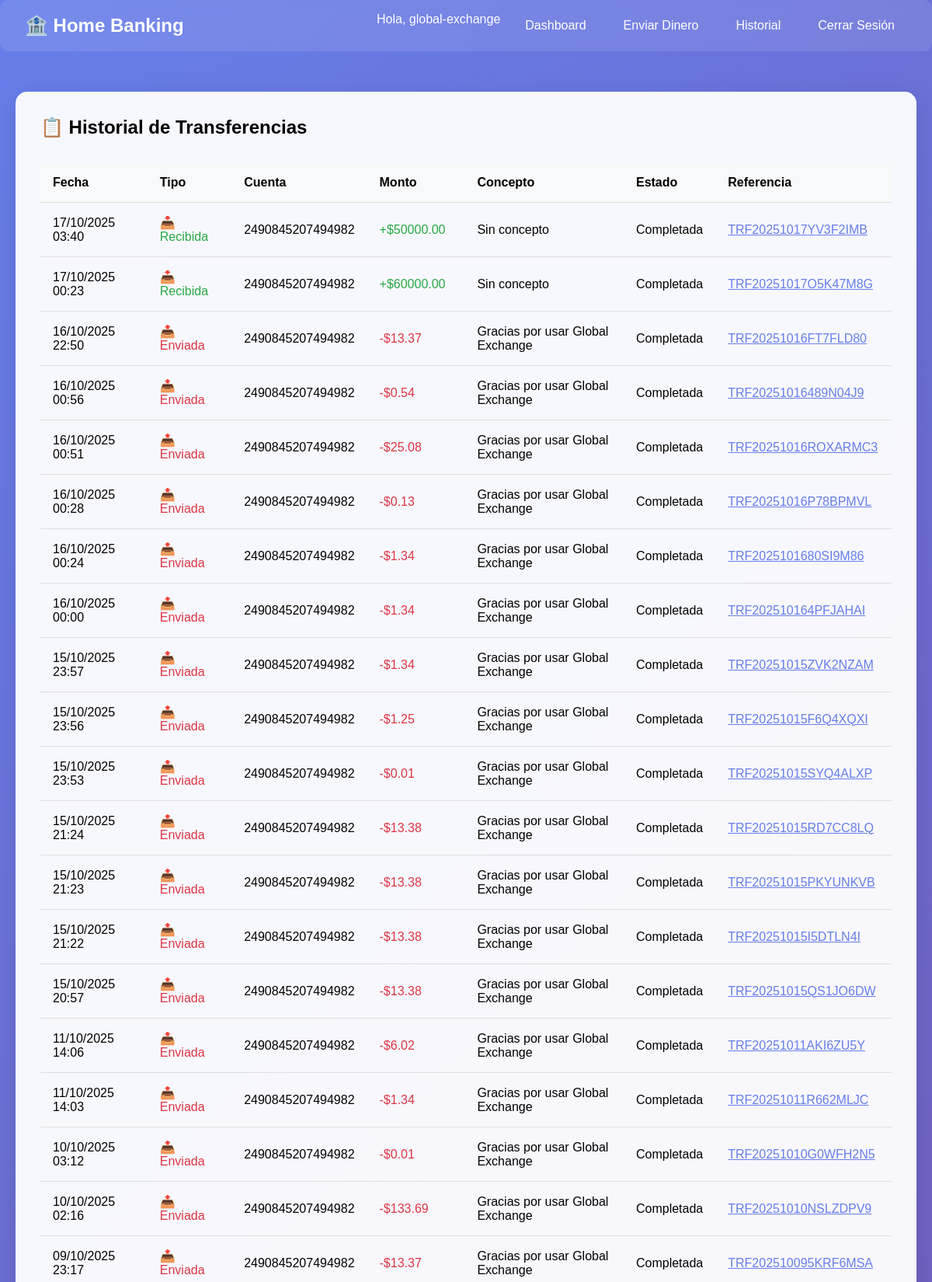
Page /transferencia/lista/ (signed in, upper part) on the committed database.
### transferencia/models.py (models this page shows, shortened)
class Transferencia(models.Model):
    ESTADO_CHOICES = [
        ('PENDIENTE', 'Pendiente'),
        ('COMPLETADA', 'Completada'),
        ('FALLIDA', 'Fallida'),
        ('CANCELADA', 'Cancelada'),
    ]
    cuenta_origen = models.ForeignKey(
        Cuenta,
        on_delete=models.CASCADE,
        related_name='transferencias_enviadas'
    )
    cuenta_destino = models.ForeignKey(
        Cuenta,
        on_delete=models.CASCADE,
        related_name='transferencias_recibidas'
    )
    monto = models.DecimalField(
        max_digits=15,
        decimal_places=2,
        validators=[MinValueValidator(0.01)]
    )
    concepto = models.CharField(max_length=200, blank=True, null=True)
    estado = models.CharField(max_length=15, choices=ESTADO_CHOICES, default='PENDIENTE')
    fecha_creacion = models.DateTimeField(auto_now_add=True)
    fecha_procesamiento = models.DateTimeField(blank=True, null=True)
    referencia = models.CharField(max_length=50, unique=True, editable=False)
    class Meta:
        verbose_name = "Transferencia"
        verbose_name_plural = "Transferencias"
        ordering = ['-fecha_creacion']

### cuenta/models.py (models this page shows, shortened)
class Cuenta(models.Model):
    TIPO_CUENTA_CHOICES = [
        ('AHORRO', 'Cuenta de Ahorro'),
        ('CORRIENTE', 'Cuenta Corriente'),
    ]
    usuario = models.OneToOneField(User, on_delete=models.CASCADE, related_name='cuenta')
    numero_cuenta = models.CharField(max_length=20, unique=True, editable=False)
    saldo_disponible = models.DecimalField(
        max_digits=15,
        decimal_places=2,
        default=0.00,
        validators=[MinValueValidator(0)]
    )
    tipo_cuenta = models.CharField(max_length=10, choices=TIPO_CUENTA_CHOICES, default='AHORRO')
    fecha_creacion = models.DateTimeField(auto_now_add=True)
    activa = models.BooleanField(default=True)
    class Meta:
        verbose_name = "Cuenta"
        verbose_name_plural = "Cuentas"

### transferencia/views.py (the view)
# urls.py: path('lista/', views.listar_transferencias_view, name='listar_transferencias'),
@login_required
def listar_transferencias_view(request):
    cuenta_usuario = request.user.cuenta
    transferencias = Transferencia.objects.filter(
        Q(cuenta_origen=cuenta_usuario) | Q(cuenta_destino=cuenta_usuario)
    ).order_by('-fecha_creacion')
    transferencias_con_info = []
    for transferencia in transferencias:
        es_enviada = transferencia.cuenta_origen == cuenta_usuario
        transferencias_con_info.append({
            'transferencia': transferencia,
            'es_enviada': es_enviada,
            'cuenta_relacionada': transferencia.cuenta_destino if es_enviada else transferencia.cuenta_origen
        })
    context = {
        'transferencias_con_info': transferencias_con_info,
    }
    return render(request, 'transferencia/lista.html', context)

### transferencia/templates/transferencia/lista.html (shortened to what this page needs)
{% extends 'cuenta/base.html' %}
{% block content %}
<div class="card">
    <h2 style="margin-bottom: 2rem;">📋 Historial de Transferencias</h2>
    {% if transferencias_con_info %}
        <table class="table">
            <thead>
                <tr>
                    <th>Fecha</th>
                    <th>Tipo</th>
                    <th>Cuenta</th>
                    <th>Monto</th>
                    <th>Concepto</th>
                    <th>Estado</th>
                    <th>Referencia</th>
                </tr>
            </thead>
            <tbody>
                {% for info in transferencias_con_info %}
                <tr>
                    <td>{{ info.transferencia.fecha_creacion|date:"d/m/Y H:i" }}</td>
                    <td>
                        {% if info.es_enviada %}
                            <span style="color: #dc3545;">📤 Enviada</span>
                        {% else %}
                            <span style="color: #28a745;">📥 Recibida</span>
                        {% endif %}
                    </td>
                    <td>{{ info.cuenta_relacionada.numero_cuenta }}</td>
                    <td>
                        {% if info.es_enviada %}
                            <span style="color: #dc3545;">-${{ info.transferencia.monto|floatformat:2 }}</span>
                        {% else %}
                            <span style="color: #28a745;">+${{ info.transferencia.monto|floatformat:2 }}</span>
                        {% endif %}
                    </td>
                    <td>{{ info.transferencia.concepto|default:"Sin concepto" }}</td>
                    <td>
                        <span class="status-{{ info.transferencia.estado|lower }}">
                            {{ info.transferencia.get_estado_display }}
                        </span>
                    </td>
                    <td>
                        <a href="{% url 'detalle_transferencia' info.transferencia.referencia %}" style="color: #667eea;">
                            {{ info.transferencia.referencia }}
                        </a>
                    </td>
                </tr>
                {% endfor %}
            </tbody>
        </table>
    {% else %}
        <div style="text-align: center; padding: 2rem;">
            <p style="font-size: 1.2rem; color: #666;">No tienes transferencias registradas</p>
            <a href="{% url 'enviar_transferencia' %}" class="btn" style="margin-top: 1rem;">Realizar Primera Transferencia</a>
        </div>
    {% endif %}
</div>
{% endblock %}

### cuenta/templates/cuenta/base.html (shortened to what this page needs)
<!DOCTYPE html>
<html lang="es">
<head>
</head>
<body>
    {% if user.is_authenticated %}
    <nav class="navbar">
        <h1>🏦 Home Banking</h1>
        <div class="navbar-links">
            <span style="color: white;">Hola, {{ user.username }}</span>
            <a href="{% url 'dashboard' %}">Dashboard</a>
            <a href="{% url 'enviar_transferencia' %}">Enviar Dinero</a>
            <a href="{% url 'listar_transferencias' %}">Historial</a>
            <a href="{% url 'logout' %}">Cerrar Sesión</a>
        </div>
    </nav>
    {% endif %}
    <div class="container">
        {% block content %}
        {% endblock %}
    </div>
</body>
</html>

### cuenta/templates/cuenta/base.html (style rules this page uses)
* { margin: 0; padding: 0; box-sizing: border-box; }
body { font-family: 'Arial', sans-serif; background: linear-gradient(135deg, #667eea 0%, #764ba2 100%); min-height: 100vh; }
.container { max-width: 1200px; margin: 0 auto; padding: 20px; }
.navbar { background: rgba(255, 255, 255, 0.1); backdrop-filter: blur(10px); padding: 1rem 2rem; margin-bottom: 2rem; border-radius: 10px; display: flex; justify-content: space-between; align-items: center; }
.navbar h1 { color: white; font-size: 1.5rem; }
.navbar-links { display: flex; gap: 1rem; }
.navbar-links a { color: white; text-decoration: none; padding: 0.5rem 1rem; border-radius: 5px; transition: background 0.3s; }
.card { background: rgba(255, 255, 255, 0.95); border-radius: 15px; padding: 2rem; margin-bottom: 2rem; box-shadow: 0 8px 32px rgba(0, 0, 0, 0.1); }
.table { width: 100%; border-collapse: collapse; margin-top: 1rem; }
.table th, .table td { padding: 1rem; text-align: left; border-bottom: 1px solid #ddd; }
.table th { background: #f8f9fa; font-weight: bold; }

### rows in the picture
Transferencia: transferencia.fecha_creacion "17/10/2025 03:40", shows "📥 Recibida", cuenta_relacionada.numero_cuenta "2490845207494982", transferencia.monto "50000.00", transferencia.concepto "Sin concepto", transferencia.estado "Completada", transferencia.referencia "TRF20251017YV3F2IMB"
Transferencia: transferencia.fecha_creacion "17/10/2025 00:23", shows "📥 Recibida", cuenta_relacionada.numero_cuenta "2490845207494982", transferencia.monto "60000.00", transferencia.concepto "Sin concepto", transferencia.estado "Completada", transferencia.referencia "TRF20251017O5K47M8G"
Transferencia: transferencia.fecha_creacion "16/10/2025 22:50", shows "📤 Enviada", cuenta_relacionada.numero_cuenta "2490845207494982", transferencia.monto "13.37", transferencia.concepto "Gracias por usar Global Exchange", transferencia.estado "Completada", transferencia.referencia "TRF20251016FT7FLD80"
Transferencia: transferencia.fecha_creacion "16/10/2025 00:56", shows "📤 Enviada", cuenta_relacionada.numero_cuenta "2490845207494982", transferencia.monto "0.54", transferencia.concepto "Gracias por usar Global Exchange", transferencia.estado "Completada", transferencia.referencia "TRF20251016489N04J9"
Transferencia: transferencia.fecha_creacion "16/10/2025 00:51", shows "📤 Enviada", cuenta_relacionada.numero_cuenta "2490845207494982", transferencia.monto "25.08", transferencia.concepto "Gracias por usar Global Exchange", transferencia.estado "Completada", transferencia.referencia "TRF20251016ROXARMC3"
Transferencia: transferencia.fecha_creacion "16/10/2025 00:28", shows "📤 Enviada", cuenta_relacionada.numero_cuenta "2490845207494982", transferencia.monto "0.13", transferencia.concepto "Gracias por usar Global Exchange", transferencia.estado "Completada", transferencia.referencia "TRF20251016P78BPMVL"
Transferencia: transferencia.fecha_creacion "16/10/2025 00:24", shows "📤 Enviada", cuenta_relacionada.numero_cuenta "2490845207494982", transferencia.monto "1.34", transferencia.concepto "Gracias por usar Global Exchange", transferencia.estado "Completada", transferencia.referencia "TRF2025101680SI9M86"
Transferencia: transferencia.fecha_creacion "16/10/2025 00:00", shows "📤 Enviada", cuenta_relacionada.numero_cuenta "2490845207494982", transferencia.monto "1.34", transferencia.concepto "Gracias por usar Global Exchange", transferencia.estado "Completada", transferencia.referencia "TRF202510164PFJAHAI"
Transferencia: transferencia.fecha_creacion "15/10/2025 23:57", shows "📤 Enviada", cuenta_relacionada.numero_cuenta "2490845207494982", transferencia.monto "1.34", transferencia.concepto "Gracias por usar Global Exchange", transferencia.estado "Completada", transferencia.referencia "TRF20251015ZVK2NZAM"
Transferencia: transferencia.fecha_creacion "15/10/2025 23:56", shows "📤 Enviada", cuenta_relacionada.numero_cuenta "2490845207494982", transferencia.monto "1.25", transferencia.concepto "Gracias por usar Global Exchange", transferencia.estado "Completada", transferencia.referencia "TRF20251015F6Q4XQXI"
Transferencia: transferencia.fecha_creacion "15/10/2025 23:53", shows "📤 Enviada", cuenta_relacionada.numero_cuenta "2490845207494982", transferencia.monto "0.01", transferencia.concepto "Gracias por usar Global Exchange", transferencia.estado "Completada", transferencia.referencia "TRF20251015SYQ4ALXP"
Transferencia: transferencia.fecha_creacion "15/10/2025 21:24", shows "📤 Enviada", cuenta_relacionada.numero_cuenta "2490845207494982", transferencia.monto "13.38", transferencia.concepto "Gracias por usar Global Exchange", transferencia.estado "Completada", transferencia.referencia "TRF20251015RD7CC8LQ"
Transferencia: transferencia.fecha_creacion "15/10/2025 21:23", shows "📤 Enviada", cuenta_relacionada.numero_cuenta "2490845207494982", transferencia.monto "13.38", transferencia.concepto "Gracias por usar Global Exchange", transferencia.estado "Completada", transferencia.referencia "TRF20251015PKYUNKVB"
Transferencia: transferencia.fecha_creacion "15/10/2025 21:22", shows "📤 Enviada", cuenta_relacionada.numero_cuenta "2490845207494982", transferencia.monto "13.38", transferencia.concepto "Gracias por usar Global Exchange", transferencia.estado "Completada", transferencia.referencia "TRF20251015I5DTLN4I"
Transferencia: transferencia.fecha_creacion "15/10/2025 20:57", shows "📤 Enviada", cuenta_relacionada.numero_cuenta "2490845207494982", transferencia.monto "13.38", transferencia.concepto "Gracias por usar Global Exchange", transferencia.estado "Completada", transferencia.referencia "TRF20251015QS1JO6DW"
Transferencia: transferencia.fecha_creacion "11/10/2025 14:06", shows "📤 Enviada", cuenta_relacionada.numero_cuenta "2490845207494982", transferencia.monto "6.02", transferencia.concepto "Gracias por usar Global Exchange", transferencia.estado "Completada", transferencia.referencia "TRF20251011AKI6ZU5Y"
Transferencia: transferencia.fecha_creacion "11/10/2025 14:03", shows "📤 Enviada", cuenta_relacionada.numero_cuenta "2490845207494982", transferencia.monto "1.34", transferencia.concepto "Gracias por usar Global Exchange", transferencia.estado "Completada", transferencia.referencia "TRF20251011R662MLJC"
Transferencia: transferencia.fecha_creacion "10/10/2025 03:12", shows "📤 Enviada", cuenta_relacionada.numero_cuenta "2490845207494982", transferencia.monto "0.01", transferencia.concepto "Gracias por usar Global Exchange", transferencia.estado "Completada", transferencia.referencia "TRF20251010G0WFH2N5"
Transferencia: transferencia.fecha_creacion "10/10/2025 02:16", shows "📤 Enviada", cuenta_relacionada.numero_cuenta "2490845207494982", transferencia.monto "133.69", transferencia.concepto "Gracias por usar Global Exchange", transferencia.estado "Completada", transferencia.referencia "TRF20251010NSLZDPV9"
Transferencia: transferencia.fecha_creacion "09/10/2025 23:17", shows "📤 Enviada", cuenta_relacionada.numero_cuenta "2490845207494982", transferencia.monto "13.37", transferencia.concepto "Gracias por usar Global Exchange", transferencia.estado "Completada", transferencia.referencia "TRF202510095KRF6MSA"

### other values in the picture
{{ user.username }} "global-exchange"
